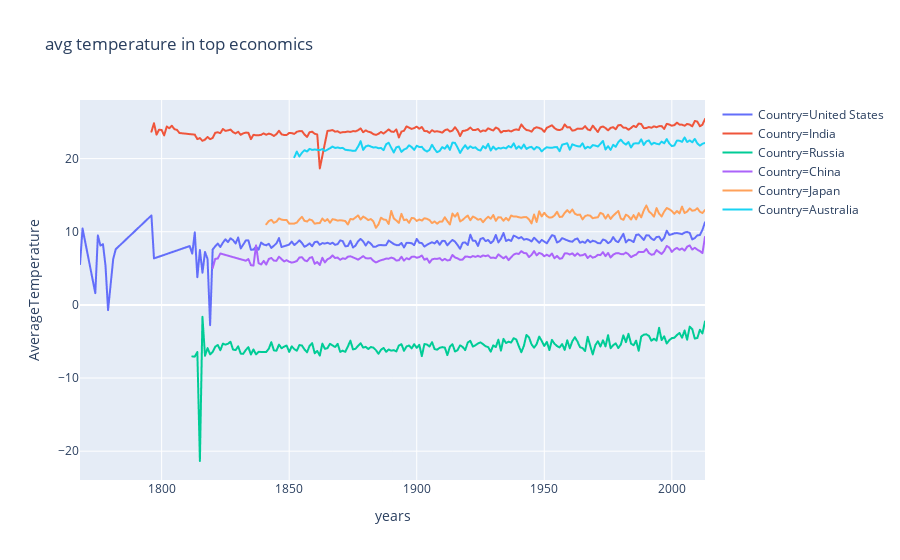

Notebook source saved alongside this figure:
### Code cell
fig3=px.line(avg_temp_top,x='years',y='AverageTemperature',color='Country',title='avg temperature in top economics')
fig3.show()

### Figure 1 — Plotly figure (JSON) as saved in the notebook; plotly's stock layout.template omitted (floating-point values rounded to 4 significant figures; data arrays with more than 128 entries replaced by an {"elided": "..."} marker saying what was removed)
{"data": [{"hovertemplate": "Country=United States<br>years=%{x}<br>AverageTemperature=%{y}", "showlegend": true, "legendgroup": "Country=United States", "name": "Country=United States", "yaxis": "y", "hoverlabel": {"namelength": 0}, "mode": "lines", "xaxis": "x", "y": {"elided": "215 float values"}, "x": {"elided": "215 str values"}, "line": {"color": "#636efa", "dash": "solid"}, "type": "scattergl"}, {"hovertemplate": "Country=India<br>years=%{x}<br>AverageTemperature=%{y}", "showlegend": true, "legendgroup": "Country=India", "name": "Country=India", "yaxis": "y", "hoverlabel": {"namelength": 0}, "mode": "lines", "xaxis": "x", "y": {"elided": "211 float values"}, "x": {"elided": "211 str values"}, "line": {"color": "#EF553B", "dash": "solid"}, "type": "scattergl"}, {"hovertemplate": "Country=Russia<br>years=%{x}<br>AverageTemperature=%{y}", "showlegend": true, "legendgroup": "Country=Russia", "name": "Country=Russia", "yaxis": "y", "hoverlabel": {"namelength": 0}, "mode": "lines", "xaxis": "x", "y": {"elided": "202 float values"}, "x": {"elided": "202 str values"}, "line": {"color": "#00cc96", "dash": "solid"}, "type": "scattergl"}, {"hovertemplate": "Country=China<br>years=%{x}<br>AverageTemperature=%{y}", "showlegend": true, "legendgroup": "Country=China", "name": "Country=China", "yaxis": "y", "hoverlabel": {"namelength": 0}, "mode": "lines", "xaxis": "x", "y": {"elided": "185 float values"}, "x": {"elided": "185 str values"}, "line": {"color": "#ab63fa", "dash": "solid"}, "type": "scattergl"}, {"hovertemplate": "Country=Japan<br>years=%{x}<br>AverageTemperature=%{y}", "showlegend": true, "legendgroup": "Country=Japan", "name": "Country=Japan", "yaxis": "y", "hoverlabel": {"namelength": 0}, "mode": "lines", "xaxis": "x", "y": {"elided": "173 float values"}, "x": {"elided": "173 str values"}, "line": {"color": "#FFA15A", "dash": "solid"}, "type": "scattergl"}, {"hovertemplate": "Country=Australia<br>years=%{x}<br>AverageTemperature=%{y}", "showlegend": true, "legendgroup": "Country=Australia", "name": "Country=Australia", "yaxis": "y", "hoverlabel": {"namelength": 0}, "mode": "lines", "xaxis": "x", "y": {"elided": "162 float values"}, "x": {"elided": "162 str values"}, "line": {"color": "#19d3f3", "dash": "solid"}, "type": "scattergl"}], "layout": {"xaxis": {"domain": [0, 1], "anchor": "y", "title": {"text": "years"}}, "yaxis": {"domain": [0, 1], "anchor": "x", "title": {"text": "AverageTemperature"}}, "legend": {"tracegroupgap": 0}, "title": {"text": "avg temperature in top economics"}}}
